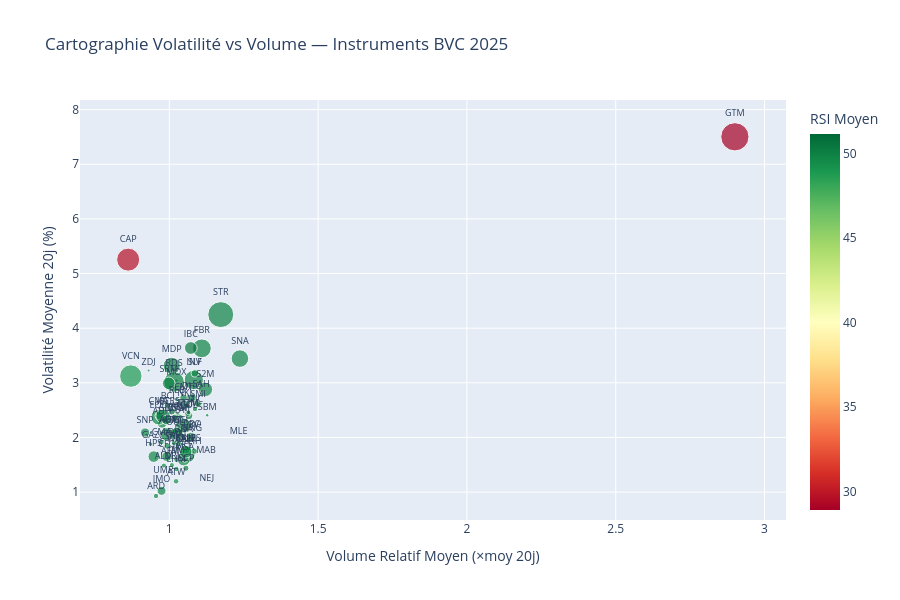

Notebook cell for this chart:
### Code cell
# Scatter : Volatilité vs Volume Relatif (par instrument, agrégé sur l'année)
resume = df_instr.groupby('Ticker').agg(
    Volatilite_Moy=('Volatilite_20j', 'mean'),
    Volume_Relatif_Moy=('Volume_Relatif', 'mean'),
    Turnover_Moy=('Turnover_Ratio', 'mean'),
    RSI_Moy=('RSI_14j', 'mean'),
    Libelle=('Libelle', 'first'),
).reset_index().dropna()

fig = px.scatter(
    resume,
    x='Volume_Relatif_Moy', y='Volatilite_Moy',
    size='Turnover_Moy', color='RSI_Moy',
    color_continuous_scale='RdYlGn',
    text='Ticker',
    hover_data=['Libelle', 'Turnover_Moy'],
    title='Cartographie Volatilité vs Volume — Instruments BVC 2025',
    labels={
        'Volume_Relatif_Moy': 'Volume Relatif Moyen (×moy 20j)',
        'Volatilite_Moy': 'Volatilité Moyenne 20j (%)',
        'RSI_Moy': 'RSI Moyen'
    }
)
fig.update_traces(textposition='top center', textfont_size=9)
fig.update_layout(height=600)
fig.show()

### Figure 1 — Plotly figure (JSON) as saved in the notebook; plotly's stock layout.template omitted (floating-point values rounded to 4 significant figures; data arrays with more than 128 entries replaced by an {"elided": "..."} marker saying what was removed)
{"data": [{"customdata": {"elided": "77x2 mixed values"}, "hovertemplate": "Volume Relatif Moyen (×moy 20j)=%{x}<br>Volatilité Moyenne 20j (%)=%{y}<br>Turnover_Moy=%{customdata[1]}<br>Ticker=%{text}<br>Libelle=%{customdata[0]}<br>RSI Moyen=%{marker.color}<extra></extra>", "legendgroup": "", "marker": {"color": [49.67, 49.88, 49.93, 49.05, 48.34, 49.61, 49.79, 49.77, 49.93, 49.8, 49.35, 49.16, 49.79, 49.95, 49.59, 29.65, 49.65, 49.58, 49.6, 49.68, 49.57, 49.89, 50.1, 50.29, 49.5, 50.06, 49.83, 49.36, 49.83, 49.65, 50.2, 49.91, 49.7, 28.91, 49.71, 49.64, 50.52, 49.96, 49.95, 49.83, 49.95, 50.31, 48.83, 50.17, 49.47, 50.07, 49.9, 50.0, 49.76, 49.84, 49.45, 49.69, 51.16, 49.55, 49.41, 49.11, 49.99, 48.61, 49.86, 49.87, 49.8, 49.63, 49.53, 49.42, 49.98, 49.83, 49.82, 50.09, 49.98, 49.94, 49.64, 49.89, 49.76, 47.53, 48.87, 49.66, 49.04], "coloraxis": "coloraxis", "size": [0.0009631, 0.001871, 0.002426, 7.848e-05, 8.506e-05, 0.001685, 0.0002576, 0.0002936, 0.0004412, 0.0003364, 0.0003159, 1.659e-05, 0.0003138, 0.0003786, 0.0002461, 0.005323, 0.0005967, 0.0009873, 0.0004146, 0.0003159, 0.002394, 0.0006049, 0.0006295, 0.0005275, 0.0004012, 0.0004237, 0.0006881, 0.0002729, 0.0005555, 0.00227, 0.0005913, 0.003573, 0.0002024, 0.008036, 0.001338, 0.0003073, 0.001613, 0.0007997, 0.003766, 0.002093, 0.0008852, 3.073e-05, 0.0003202, 0.0004048, 3.32e-05, 0.00293, 0.0002993, 1.821e-05, 0.0001133, 0.0001543, 0.0006006, 0.001601, 3.162e-06, 0.0006631, 0.0004448, 3.786e-05, 0.004239, 0.0002148, 0.0003975, 0.002114, 4.463e-05, 0.0001282, 0.0009129, 0.0005905, 0.0004555, 0.003092, 0.0008573, 0.0002195, 0.001593, 0.006746, 0.001613, 0.0002551, 0.0002412, 1.024e-05, 0.005071, 0.0001502, 9.117e-05], "sizemode": "area", "sizeref": 2.009e-05, "symbol": "circle"}, "mode": "markers+text", "name": "", "orientation": "v", "showlegend": false, "text": ["ADH", "ADI", "AFI", "AFM", "AGM", "AKT", "ALM", "ARD", "ATH", "ATL", "ATW", "BAL", "BCI", "BCP", "BOA", "CAP", "CDM", "CFG", "CIH", "CMA", "CMG", "CMT", "COL", "CRS", "CSR", "CTM", "DHO", "DRI", "DWY", "DYT", "EQD", "FBR", "GAZ", "GTM", "HPS", "IAM", "IBC", "IMO", "INV", "JET", "LBV", "LES", "LHM", "M2M", "MAB", "MDP", "MIC", "MLE", "MNG", "MOX", "MSA", "MUT", "NEJ", "NKL", "OUL", "PRO", "RDS", "REB", "RIS", "S2M", "SAH", "SBM", "SID", "SLF", "SMI", "SNA", "SNP", "SOT", "SRM", "STR", "TGC", "TMA", "TQM", "UMR", "VCN", "WAA", "ZDJ"], "textfont": {"size": 9}, "textposition": "top center", "type": "scatter", "x": [0.9757, 0.9923, 1.06, 1.003, 0.9991, 1.048, 0.9818, 0.9554, 1.036, 1.028, 1.023, 1.047, 0.9949, 1.056, 1.048, 0.8618, 1.057, 0.9911, 1.084, 0.9737, 0.9643, 1.048, 1.066, 1.008, 0.9927, 1.027, 1.077, 1.009, 1.028, 1.046, 0.9647, 1.109, 0.9367, 2.9, 0.9478, 1.024, 1.072, 0.974, 1.082, 0.9792, 1.073, 1.081, 1.023, 1.062, 1.123, 1.008, 1.086, 1.233, 1.074, 1.023, 1.052, 1.055, 1.126, 1.055, 1.02, 1.078, 1.016, 1.025, 1.018, 1.121, 1.107, 1.127, 0.9902, 1.086, 1.097, 1.237, 0.9188, 1.038, 0.9981, 1.173, 1.025, 1.015, 1.065, 0.9802, 0.8708, 1.025, 0.9307], "xaxis": "x", "y": [2.26, 2.058, 1.679, 1.6, 2.163, 1.598, 1.486, 0.9286, 2.122, 2.403, 1.197, 1.866, 2.581, 1.436, 1.978, 5.254, 1.772, 1.652, 1.749, 1.915, 2.369, 2.725, 2.397, 2.476, 1.841, 2.359, 2.725, 1.494, 1.896, 2.218, 2.396, 3.631, 1.876, 7.502, 1.649, 1.591, 3.637, 1.022, 3.051, 2.389, 2.01, 1.863, 1.423, 2.44, 1.627, 3.311, 2.521, 1.996, 2.029, 3.042, 1.616, 1.739, 1.14, 2.599, 2.1, 2.103, 3.016, 2.692, 2.364, 2.879, 2.834, 2.406, 2.32, 3.172, 2.607, 3.443, 2.09, 2.376, 2.99, 4.248, 2.065, 1.896, 2.461, 1.273, 3.123, 1.811, 3.226], "yaxis": "y"}], "layout": {"coloraxis": {"colorbar": {"title": {"text": "RSI Moyen"}}, "colorscale": [[0.0, "rgb(165,0,38)"], [0.1, "rgb(215,48,39)"], [0.2, "rgb(244,109,67)"], [0.3, "rgb(253,174,97)"], [0.4, "rgb(254,224,139)"], [0.5, "rgb(255,255,191)"], [0.6, "rgb(217,239,139)"], [0.7, "rgb(166,217,106)"], [0.8, "rgb(102,189,99)"], [0.9, "rgb(26,152,80)"], [1.0, "rgb(0,104,55)"]]}, "height": 600, "legend": {"itemsizing": "constant", "tracegroupgap": 0}, "title": {"text": "Cartographie Volatilité vs Volume — Instruments BVC 2025"}, "xaxis": {"anchor": "y", "domain": [0.0, 1.0], "title": {"text": "Volume Relatif Moyen (×moy 20j)"}}, "yaxis": {"anchor": "x", "domain": [0.0, 1.0], "title": {"text": "Volatilité Moyenne 20j (%)"}}}}
